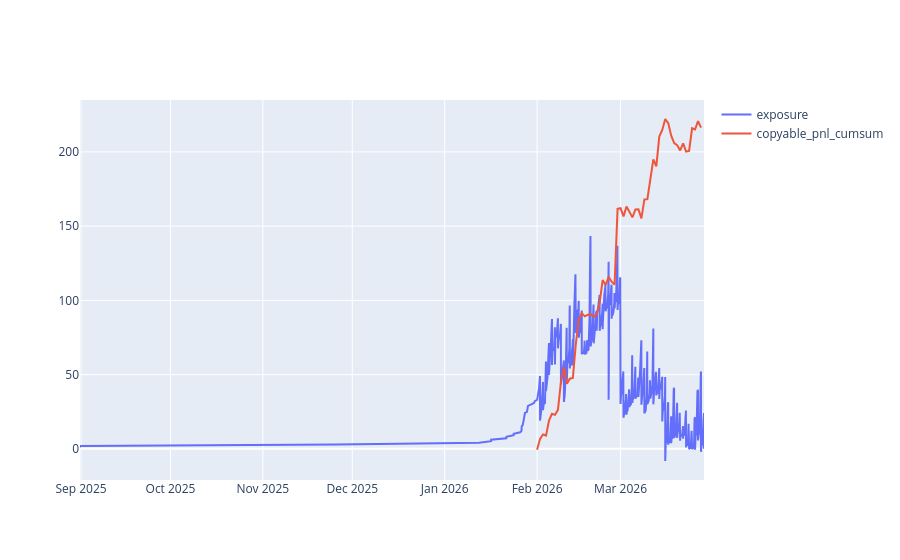

Notebook source saved alongside this figure:
### Code cell
df_plot = df.groupby('end_date_iso').agg(
    copyable_pnl=('scaled_copyable_pnl', 'sum'),
    ending_exposure=('scaled_copyable_pnl_exposure', 'sum'),
).reset_index()

df_plot['copyable_pnl_cumsum'] = df_plot['copyable_pnl'].cumsum()

# exposure ends at EOD of end_date, so shift by 24h
df_exposure = df_plot[['end_date_iso', 'ending_exposure']].copy()
df_exposure['end_date_iso'] = pd.to_datetime(df_exposure['end_date_iso']) + pd.Timedelta(days=1)
df_exposure.rename(columns={'end_date_iso': 'dt', 'ending_exposure': 'exposure_delta'}, inplace=True)

resolution_exposure = df_exposure.groupby('dt').agg(exposure_delta=('exposure_delta', 'sum')).reset_index()
resolution_exposure['exposure_delta'] = resolution_exposure['exposure_delta'] * -1

buy_exposure = df[['bucket', 'scaled_copyable_pnl_exposure']].rename(columns={'bucket': 'dt', 'scaled_copyable_pnl_exposure': 'exposure_delta'})

df_exposure = ( pd.concat([resolution_exposure, buy_exposure], ignore_index=True)
    .reset_index(drop=True)
)

df_exposure.sort_values('dt', inplace=True)
df_exposure['exposure'] = df_exposure['exposure_delta'].cumsum()

# df_plot['end_date_iso'] = pd.to_datetime(df_plot['end_date_iso']) + pd.Timedelta(days=1)

import plotly.graph_objects as go

fig = go.Figure()

fig.add_trace(go.Scatter(
    x=df_exposure['dt'],
    y=df_exposure['exposure'],
    mode='lines',
    name='exposure'
))

fig.add_trace(go.Scatter(
    x=df_plot['end_date_iso'],
    y=df_plot['copyable_pnl_cumsum'],
    mode='lines',
    name='copyable_pnl_cumsum'
))

fig.show()

### Figure 1 — Plotly figure (JSON) as saved in the notebook; plotly's stock layout.template omitted (floating-point values rounded to 4 significant figures; data arrays with more than 128 entries replaced by an {"elided": "..."} marker saying what was removed)
{"data": [{"mode": "lines", "name": "exposure", "type": "scatter", "x": {"elided": "1738 str values"}, "y": {"elided": "1738 float values"}}, {"mode": "lines", "name": "copyable_pnl_cumsum", "type": "scatter", "x": ["2026-02-01T00:00:00Z", "2026-02-02T00:00:00Z", "2026-02-03T00:00:00Z", "2026-02-04T00:00:00Z", "2026-02-05T00:00:00Z", "2026-02-06T00:00:00Z", "2026-02-07T00:00:00Z", "2026-02-08T00:00:00Z", "2026-02-09T00:00:00Z", "2026-02-10T00:00:00Z", "2026-02-11T00:00:00Z", "2026-02-12T00:00:00Z", "2026-02-13T00:00:00Z", "2026-02-14T00:00:00Z", "2026-02-15T00:00:00Z", "2026-02-16T00:00:00Z", "2026-02-17T00:00:00Z", "2026-02-18T00:00:00Z", "2026-02-19T00:00:00Z", "2026-02-20T00:00:00Z", "2026-02-21T00:00:00Z", "2026-02-22T00:00:00Z", "2026-02-23T00:00:00Z", "2026-02-24T00:00:00Z", "2026-02-25T00:00:00Z", "2026-02-26T00:00:00Z", "2026-02-27T00:00:00Z", "2026-02-28T00:00:00Z", "2026-03-01T00:00:00Z", "2026-03-02T00:00:00Z", "2026-03-03T00:00:00Z", "2026-03-04T00:00:00Z", "2026-03-05T00:00:00Z", "2026-03-06T00:00:00Z", "2026-03-07T00:00:00Z", "2026-03-08T00:00:00Z", "2026-03-09T00:00:00Z", "2026-03-10T00:00:00Z", "2026-03-11T00:00:00Z", "2026-03-12T00:00:00Z", "2026-03-13T00:00:00Z", "2026-03-14T00:00:00Z", "2026-03-15T00:00:00Z", "2026-03-16T00:00:00Z", "2026-03-17T00:00:00Z", "2026-03-18T00:00:00Z", "2026-03-19T00:00:00Z", "2026-03-20T00:00:00Z", "2026-03-21T00:00:00Z", "2026-03-22T00:00:00Z", "2026-03-23T00:00:00Z", "2026-03-24T00:00:00Z", "2026-03-25T00:00:00Z", "2026-03-26T00:00:00Z", "2026-03-27T00:00:00Z", "2026-03-28T00:00:00Z"], "y": [-0.5902, 6.766, 9.717, 8.878, 19.15, 23.64, 22.89, 26.28, 45.18, 55.02, 43.84, 47.28, 47.81, 70.74, 86.98, 91.4, 89.25, 90.31, 90.76, 88.87, 90.68, 98.69, 113.7, 110.4, 116.0, 112.6, 110.6, 161.7, 162.1, 156.6, 163.2, 159.3, 155.9, 161.3, 161.4, 155.2, 168.0, 168.2, 181.0, 195.1, 190.3, 210.3, 214.8, 222.2, 219.4, 210.9, 206.0, 204.6, 201.0, 205.8, 200.2, 200.6, 215.9, 215.1, 220.7, 216.4]}], "layout": {}}
